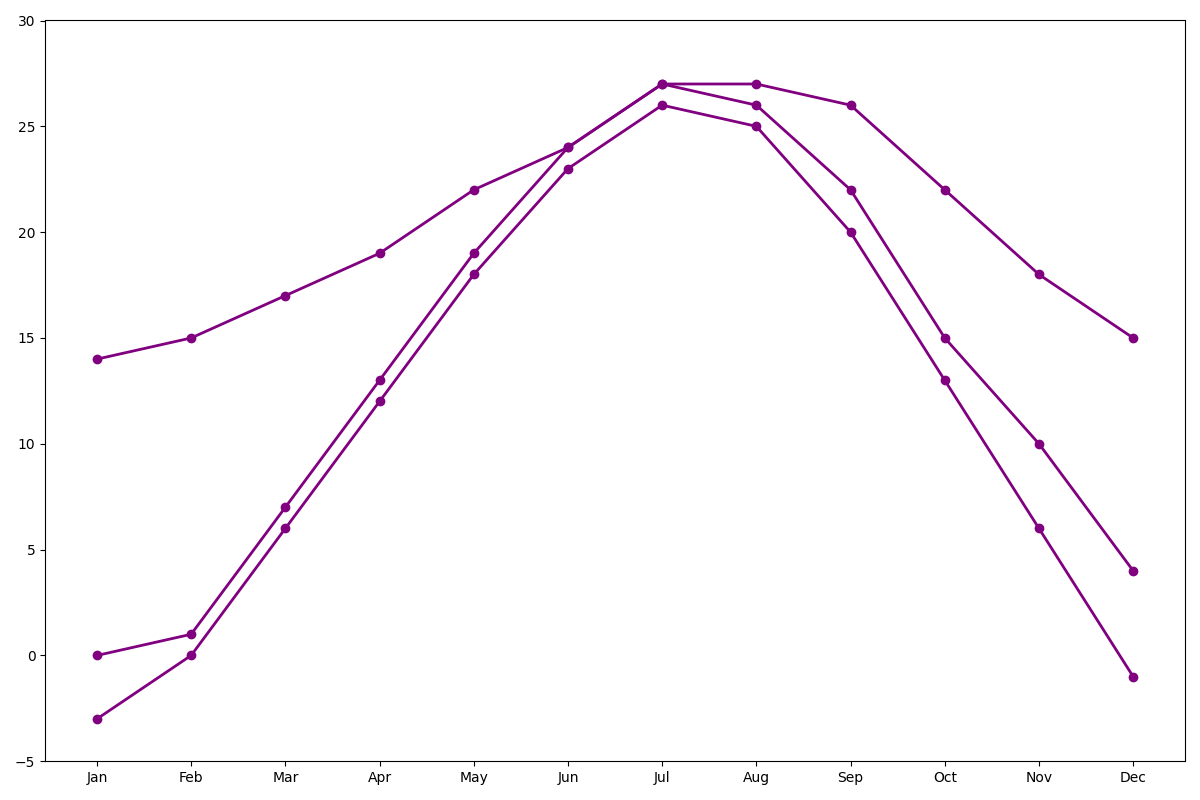

The script that drew this image:
import matplotlib.pyplot as plt
import numpy as np

months = np.array(['Jan', 'Feb', 'Mar', 'Apr', 'May', 'Jun', 'Jul', 'Aug', 'Sep', 'Oct', 'Nov', 'Dec'])
la_temps = np.array([14, 15, 17, 19, 22, 24, 27, 27, 26, 22, 18, 15])
ny_temps = np.array([0, 1, 7, 13, 19, 24, 27, 26, 22, 15, 10, 4])
chicago_temps = np.array([-3, 0, 6, 12, 18, 23, 26, 25, 20, 13, 6, -1])

fig, ax = plt.subplots(figsize=(12, 8))

# Use a single color for all cities
single_color = 'purple'
ax.plot(months, la_temps, marker='o', linestyle='-', color=single_color, linewidth=2)
ax.plot(months, ny_temps, marker='o', linestyle='-', color=single_color, linewidth=2)
ax.plot(months, chicago_temps, marker='o', linestyle='-', color=single_color, linewidth=2)

ax.set_ylim(-5, 30)

plt.tight_layout()
plt.show()
